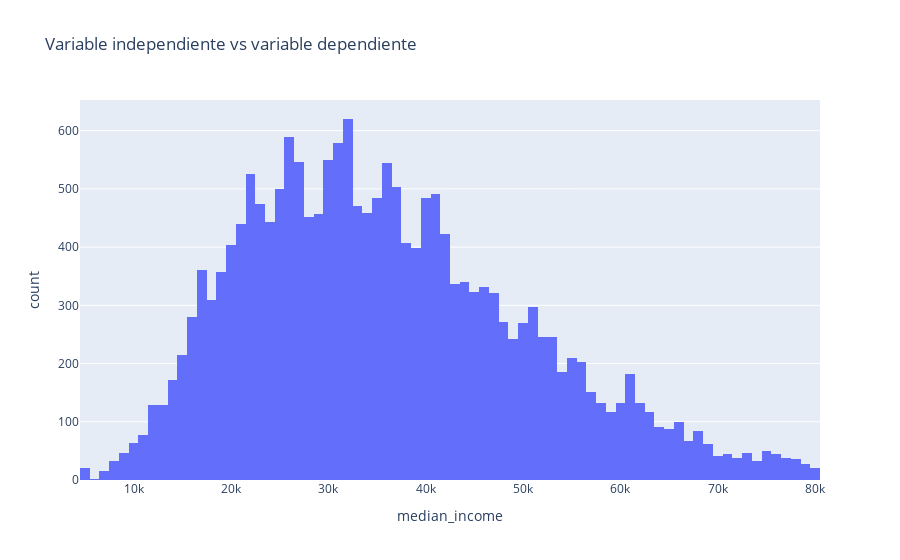

The notebook cell this image was saved under:
### Code cell
# Crear el gráfico histograma con Plotly Express
fig = px.histogram(df_clean, x='median_income', title='Variable independiente vs variable dependiente')

# Mostrar el gráfico
fig.show()

### Figure 1 — Plotly figure (JSON) as saved in the notebook; plotly's stock layout.template omitted (floating-point values rounded to 4 significant figures; data arrays with more than 128 entries replaced by an {"elided": "..."} marker saying what was removed)
{"data": [{"alignmentgroup": "True", "bingroup": "x", "hovertemplate": "median_income=%{x}<br>count=%{y}<extra></extra>", "legendgroup": "", "marker": {"color": "#636efa", "pattern": {"shape": ""}}, "name": "", "offsetgroup": "", "orientation": "v", "showlegend": false, "type": "histogram", "x": {"elided": "19149 float values"}, "xaxis": "x", "yaxis": "y"}], "layout": {"barmode": "relative", "legend": {"tracegroupgap": 0}, "title": {"text": "Variable independiente vs variable dependiente"}, "xaxis": {"anchor": "y", "domain": [0, 1], "title": {"text": "median_income"}}, "yaxis": {"anchor": "x", "domain": [0, 1], "title": {"text": "count"}}}}
